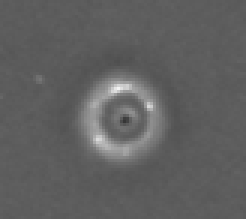
#> input picture photo_processing/qipao/1b28cecc558304718bb73f7c3ac100da.jpg, 82 x 73 px, found by its file name (shown 3 times larger); its folder holds only this picture in this run
$ python match_distribution.py
#> lines starting #> are read from the running program, lines starting #| are printed output that depends on the picture; long printed decimals are rounded
import os
import cv2
import numpy as np
from scipy.stats import norm

def calculate_average_distribution(input_folder):
    """计算所有图像边缘像素的高斯分布参数的平均值"""
    means = []
    stds = []
    for filename in os.listdir(input_folder):
        if filename.endswith(('.png', '.jpg', '.jpeg', '.bmp', '.tiff')):
            filepath = os.path.join(input_folder, filename)
            image = cv2.imread(filepath, cv2.IMREAD_GRAYSCALE)
            edge_pixels = get_edge_pixels(image)
            if len(edge_pixels) > 0:  # 确保有边缘像素
                mean = np.mean(edge_pixels)
                std = np.std(edge_pixels)
                means.append(mean)
                stds.append(std)
                print(f"图片: {filename}, 边缘像素均值: {mean:.2f}, 标准差: {std:.2f}")
    # 计算均值和标准差的平均值
    avg_mean = np.mean(means) if means else 0
    avg_std = np.mean(stds) if stds else 1  # 避免标准差为0
    return avg_mean, avg_std

def get_edge_pixels(image):
    """提取图像上下左右四个边缘的像素值"""
    height, width = image.shape
    # 上边缘和下边缘
    top_edge = image[0, :]
    bottom_edge = image[-1, :]
    # 左边缘和右边缘
    left_edge = image[:, 0]
    right_edge = image[:, -1]
    # 合并所有边缘像素
    edge_pixels = np.concatenate([top_edge, bottom_edge, left_edge, right_edge])
    return edge_pixels

def match_distribution(image, edge_pixels, target_mean, target_std):
    """将整张图片调整为目标高斯分布，但使边缘像素保持目标分布"""
    source_mean = np.mean(edge_pixels)
    source_std = np.std(edge_pixels)
    if source_std == 0:  # 避免除以0
        return image

    # 标准化整张图片
    normalized_image = (image - source_mean) / source_std
    # 调整到目标分布
    matched_image = normalized_image * target_std + target_mean
    return np.clip(matched_image, 0, 255).astype(np.uint8)

def process_images(input_folder, output_folder):
    """处理文件夹中的所有图片"""
    if not os.path.exists(output_folder):
        os.makedirs(output_folder)

    # 计算目标高斯分布参数
    target_mean, target_std = calculate_average_distribution(input_folder)
#> in calculate_average_distribution, image is the input picture: shape (73, 82); min 54, max 243, mean 96.1
#> in get_edge_pixels, `top_edge = image[0, :]`: top_edge = 82 values, max 96 at index 46, min 88 at index 29, mean 92.38
#> in get_edge_pixels, `bottom_edge = image[-1, :]`: bottom_edge = 82 values, max 96 at index 7, min 89 at index 41, mean 92.73
#> in get_edge_pixels, `left_edge = image[:, 0]`: left_edge = 73 values, max 102 at index 32, min 88 at index 18, mean 92.97
#> in get_edge_pixels, `right_edge = image[:, -1]`: right_edge = 73 values, max 97 at index 24, min 89 at index 6, mean 92.73
#> in get_edge_pixels, `edge_pixels = np.concatenate([top_edge, bottom_edge, left_edge, right_..`: edge_pixels = 310 values, max 102 at index 196, min 88 at index 29, mean 92.69
#> in calculate_average_distribution, `mean = np.mean(edge_pixels)`: mean = 92.69
#> in calculate_average_distribution, `std = np.std(edge_pixels)`: std = 1.76
#| 图片: 1b28cecc558304718bb73f7c3ac100da.jpg, 边缘像素均值: 92.69, 标准差: 1.76
#> in calculate_average_distribution, `avg_mean = np.mean(means) if means else 0`: avg_mean = 92.69
#> in calculate_average_distribution, `avg_std = np.mean(stds) if stds else 1`: avg_std = 1.76
#> target_mean = 92.69; target_std = 1.76
    print(f"目标高斯分布参数: 均值={target_mean}, 标准差={target_std}")
#| 目标高斯分布参数: 均值=92.694, 标准差=1.758

    for filename in os.listdir(input_folder):
        if filename.endswith(('.png', '.jpg', '.jpeg', '.bmp', '.tiff')):
            filepath = os.path.join(input_folder, filename)
            image = cv2.imread(filepath, cv2.IMREAD_GRAYSCALE)

            # 提取边缘像素值
            edge_pixels = get_edge_pixels(image)

            # 调整整张图片，使边缘像素保持目标分布
            adjusted_image = match_distribution(image, edge_pixels, target_mean, target_std)
#> in match_distribution, `source_mean = np.mean(edge_pixels)`: source_mean = 92.69
#> in match_distribution, `source_std = np.std(edge_pixels)`: source_std = 1.76
#> in match_distribution, `normalized_image = (image - source_mean) / source_std`:
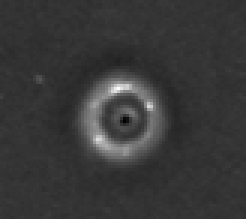
#> normalized_image: shape (73, 82) float64 (shown 3 times larger); min -22.01, max 85.51, mean 1.9; drawn with min black and max white

            # 保存处理后的图片
            output_path = os.path.join(output_folder, filename)
            cv2.imwrite(output_path, adjusted_image)

# 主程序
input_folder = "photo_processing/qipao"  # 替换为你的输入文件夹路径
output_folder = "photo_processing/qipao3"  # 替换为你的输出文件夹路径

process_images(input_folder, output_folder)

$ run again, on photo_processing/qipao/200fda70c5872fb51f48267a4b7aebae.jpg
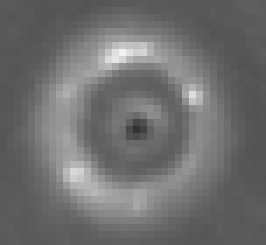
#> input picture photo_processing/qipao/200fda70c5872fb51f48267a4b7aebae.jpg, 38 x 35 px, found by its file name (shown 7 times larger)
#> in calculate_average_distribution, image is the input picture: shape (35, 38); min 51, max 241, mean 110.6
#> top_edge = 38 values, max 94 at index 35, min 84 at index 12, mean 88.21
#> bottom_edge = 38 values, max 96 at index 9, min 86 at index 27, mean 91.53
#> left_edge = 35 values, max 91 at index 0, min 85 at index 7, mean 87.91
#> right_edge = 35 values, max 94 at index 7, min 84 at index 15, mean 87.91
#> in get_edge_pixels, `edge_pixels = np.concatenate([top_edge, bottom_edge, left_edge, right_..`: edge_pixels = 146 values, max 96 at index 47, min 84 at index 12, mean 88.93
#> mean = 88.93
#> std = 3.12
#| 图片: 200fda70c5872fb51f48267a4b7aebae.jpg, 边缘像素均值: 88.93, 标准差: 3.12
#> avg_mean = 88.93
#> avg_std = 3.12
#> target_mean = 88.93; target_std = 3.12
#| 目标高斯分布参数: 均值=88.932, 标准差=3.120
#> source_mean = 88.93
#> source_std = 3.12
#> in match_distribution, `normalized_image = (image - source_mean) / source_std`:
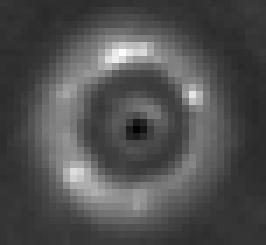
#> normalized_image: shape (35, 38) float64 (shown 7 times larger); min -12.16, max 48.74, mean 7; drawn with min black and max white
